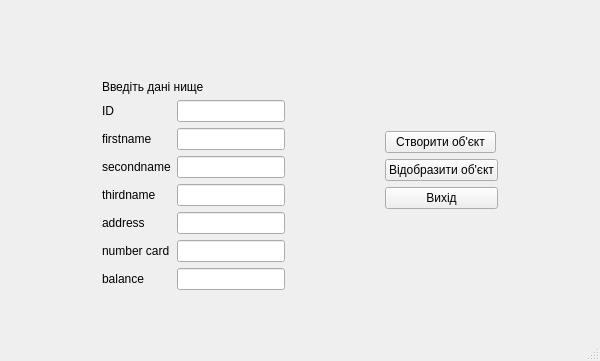
<?xml version="1.0" encoding="UTF-8"?>
<ui version="4.0">
 <class>MainWindow</class>
 <widget class="QMainWindow" name="MainWindow">
  <property name="geometry">
   <rect>
    <x>0</x>
    <y>0</y>
    <width>600</width>
    <height>361</height>
   </rect>
  </property>
  <property name="windowTitle">
   <string>MainWindow</string>
  </property>
  <widget class="QWidget" name="centralwidget">
   <layout class="QGridLayout" name="gridLayout_2">
    <item row="0" column="0">
     <layout class="QHBoxLayout" name="horizontalLayout">
      <item>
       <spacer name="horizontalSpacer_5">
        <property name="orientation">
         <enum>Qt::Horizontal</enum>
        </property>
        <property name="sizeHint" stdset="0">
         <size>
          <width>40</width>
          <height>20</height>
         </size>
        </property>
       </spacer>
      </item>
      <item>
       <layout class="QVBoxLayout" name="verticalLayout">
        <item>
         <spacer name="verticalSpacer_3">
          <property name="orientation">
           <enum>Qt::Vertical</enum>
          </property>
          <property name="sizeHint" stdset="0">
           <size>
            <width>20</width>
            <height>40</height>
           </size>
          </property>
         </spacer>
        </item>
        <item>
         <widget class="QLabel" name="inputlbl">
          <property name="text">
           <string>Введіть дані нище</string>
          </property>
         </widget>
        </item>
        <item>
         <layout class="QGridLayout" name="gridLayout">
          <item row="4" column="1">
           <widget class="QLineEdit" name="addressEdit">
            <property name="text">
             <string/>
            </property>
           </widget>
          </item>
          <item row="2" column="0">
           <widget class="QLabel" name="label_2">
            <property name="text">
             <string>secondname</string>
            </property>
            <property name="buddy">
             <cstring>secindnameEdit</cstring>
            </property>
           </widget>
          </item>
          <item row="6" column="1">
           <widget class="QLineEdit" name="balanceEdit">
            <property name="text">
             <string/>
            </property>
           </widget>
          </item>
          <item row="6" column="0">
           <widget class="QLabel" name="label_6">
            <property name="text">
             <string>balance</string>
            </property>
            <property name="buddy">
             <cstring>balanceEdit</cstring>
            </property>
           </widget>
          </item>
          <item row="4" column="0">
           <widget class="QLabel" name="label_5">
            <property name="text">
             <string>address</string>
            </property>
            <property name="buddy">
             <cstring>addressEdit</cstring>
            </property>
           </widget>
          </item>
          <item row="3" column="0">
           <widget class="QLabel" name="label_4">
            <property name="text">
             <string>thirdname</string>
            </property>
            <property name="buddy">
             <cstring>thirdnaeEdit</cstring>
            </property>
           </widget>
          </item>
          <item row="0" column="0">
           <widget class="QLabel" name="label">
            <property name="text">
             <string>ID</string>
            </property>
            <property name="buddy">
             <cstring>IDEdit</cstring>
            </property>
           </widget>
          </item>
          <item row="1" column="0">
           <widget class="QLabel" name="label_3">
            <property name="text">
             <string>firstname</string>
            </property>
            <property name="buddy">
             <cstring>firstnameEdit</cstring>
            </property>
           </widget>
          </item>
          <item row="1" column="1">
           <widget class="QLineEdit" name="firstnameEdit">
            <property name="text">
             <string/>
            </property>
           </widget>
          </item>
          <item row="5" column="1">
           <widget class="QLineEdit" name="numberEdit">
            <property name="text">
             <string/>
            </property>
           </widget>
          </item>
          <item row="3" column="1">
           <widget class="QLineEdit" name="thirdnaeEdit">
            <property name="text">
             <string/>
            </property>
           </widget>
          </item>
          <item row="5" column="0">
           <widget class="QLabel" name="label_7">
            <property name="text">
             <string>number card</string>
            </property>
            <property name="buddy">
             <cstring>numberEdit</cstring>
            </property>
           </widget>
          </item>
          <item row="0" column="1">
           <widget class="QLineEdit" name="IDEdit">
            <property name="inputMask">
             <string/>
            </property>
            <property name="text">
             <string/>
            </property>
           </widget>
          </item>
          <item row="2" column="1">
           <widget class="QLineEdit" name="secindnameEdit">
            <property name="text">
             <string/>
            </property>
           </widget>
          </item>
          <item row="7" column="1">
           <spacer name="verticalSpacer_4">
            <property name="orientation">
             <enum>Qt::Vertical</enum>
            </property>
            <property name="sizeHint" stdset="0">
             <size>
              <width>20</width>
              <height>40</height>
             </size>
            </property>
           </spacer>
          </item>
         </layout>
        </item>
       </layout>
      </item>
      <item>
       <spacer name="horizontalSpacer_3">
        <property name="orientation">
         <enum>Qt::Horizontal</enum>
        </property>
        <property name="sizeHint" stdset="0">
         <size>
          <width>40</width>
          <height>20</height>
         </size>
        </property>
       </spacer>
      </item>
      <item>
       <layout class="QVBoxLayout" name="verticalLayout_2">
        <item>
         <spacer name="verticalSpacer_2">
          <property name="orientation">
           <enum>Qt::Vertical</enum>
          </property>
          <property name="sizeHint" stdset="0">
           <size>
            <width>20</width>
            <height>40</height>
           </size>
          </property>
         </spacer>
        </item>
        <item>
         <widget class="QPushButton" name="createClassBtn">
          <property name="maximumSize">
           <size>
            <width>111</width>
            <height>24</height>
           </size>
          </property>
          <property name="layoutDirection">
           <enum>Qt::LeftToRight</enum>
          </property>
          <property name="text">
           <string>Створити об'єкт</string>
          </property>
         </widget>
        </item>
        <item>
         <widget class="QPushButton" name="setobjBtn">
          <property name="text">
           <string>Відобразити об'єкт</string>
          </property>
         </widget>
        </item>
        <item>
         <widget class="QPushButton" name="exitBtn">
          <property name="text">
           <string>Вихід</string>
          </property>
         </widget>
        </item>
        <item>
         <spacer name="verticalSpacer">
          <property name="orientation">
           <enum>Qt::Vertical</enum>
          </property>
          <property name="sizeHint" stdset="0">
           <size>
            <width>20</width>
            <height>40</height>
           </size>
          </property>
         </spacer>
        </item>
       </layout>
      </item>
      <item>
       <spacer name="horizontalSpacer">
        <property name="orientation">
         <enum>Qt::Horizontal</enum>
        </property>
        <property name="sizeHint" stdset="0">
         <size>
          <width>40</width>
          <height>20</height>
         </size>
        </property>
       </spacer>
      </item>
     </layout>
    </item>
   </layout>
  </widget>
  <widget class="QMenuBar" name="menubar">
   <property name="geometry">
    <rect>
     <x>0</x>
     <y>0</y>
     <width>600</width>
     <height>21</height>
    </rect>
   </property>
  </widget>
  <widget class="QStatusBar" name="statusbar"/>
 </widget>
 <tabstops>
  <tabstop>IDEdit</tabstop>
  <tabstop>firstnameEdit</tabstop>
  <tabstop>secindnameEdit</tabstop>
  <tabstop>thirdnaeEdit</tabstop>
  <tabstop>addressEdit</tabstop>
  <tabstop>numberEdit</tabstop>
  <tabstop>balanceEdit</tabstop>
 </tabstops>
 <resources/>
 <connections/>
</ui>
